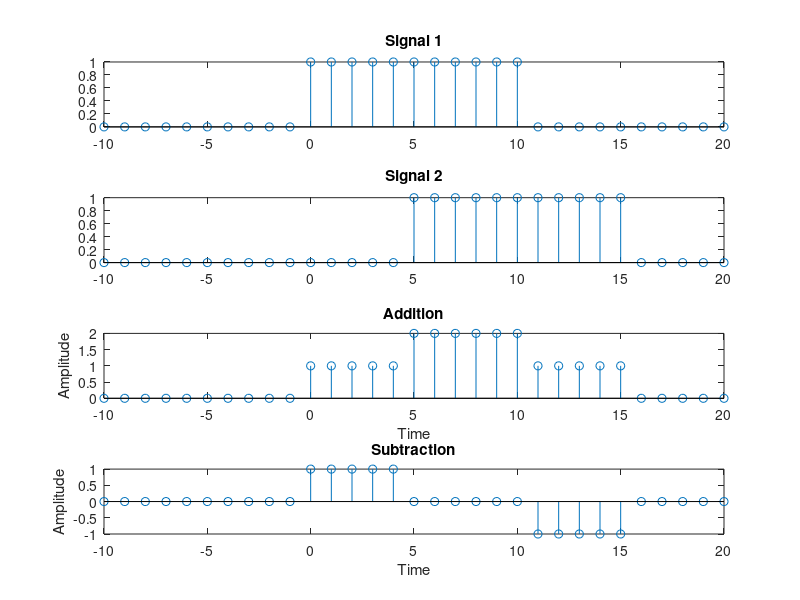

MATLAB code to generate this figure:
clc;
clear all;
close all;

t=-10:1:20;
signal_1= t>=0 & t<=10;
signal_2= t>=5 & t<=15;

subplot(4,1,1);
stem(t,signal_1);
title('Signal 1');	

subplot(4,1,2);
stem(t,signal_2);
title('Signal 2');

addition = signal_1+signal_2;
subplot(4,1,3);
stem(t,addition);
xlabel('Time');
ylabel('Amplitude');
title('Addition');	

subtraction = signal_1-signal_2;
subplot(4,1,4);
stem(t,subtraction);
xlabel('Time');
ylabel('Amplitude');
title('Subtraction');
